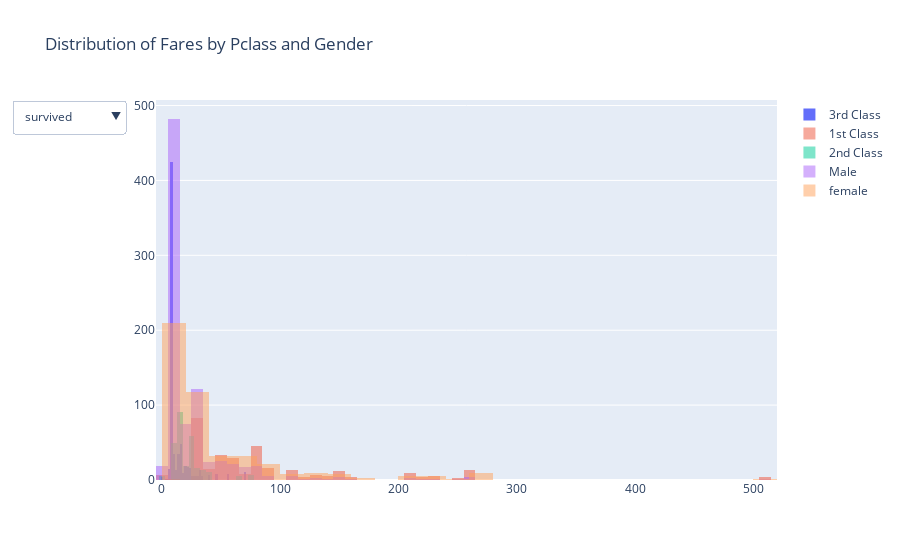

The code cell stored with this chart in its notebook:
### Code cell
#defining list_updatemenus
list_updatemenus = [{'label': 'survived',
  'method': 'update',
  'args': [{'visible': [False, False, False, True, True, True]}, 
  {'title': 'Distribution of Age for Survived Passengers'}]},
  {'label': 'Non survived',
  'method': 'update',
  'args': [{'visible': [True, True, True, False, False, False]},
   {'title': 'Distribution of Age for Non-Survived Passengers'}]}]
#defining all graph objects
x_pclass3 = df[df['pclass']==3]['fare']
x_pclass1 = df[df['pclass']==1]['fare']
x_pclass2 = df[df['pclass']==2]['fare']
x_male = df[df['sex']=='male']['fare']
x_female = df[df['sex']=='female']['fare']
#defining data
data=[go.Histogram(x=x_pclass3,name='3rd Class'),
      go.Histogram(x=x_pclass1,name='1st Class',opacity = .5,nbinsx=60),
      go.Histogram(x=x_pclass2,name='2nd Class',opacity = .5),
      go.Histogram(x=x_male,name='Male',opacity = .5),
      go.Histogram(x=x_female,name='female',opacity = .5)]
#defining layout
layout=go.Layout(title='Distribution of Fares by Pclass and Gender',
                 updatemenus=list([dict(buttons= list_updatemenus)]),
                 barmode='overlay')
#defining figure and plotting
fig = go.Figure(data,layout)
iplot(fig)

### Figure 1 — Plotly figure (JSON) as saved in the notebook; plotly's stock layout.template omitted (floating-point values rounded to 4 significant figures; data arrays with more than 128 entries replaced by an {"elided": "..."} marker saying what was removed)
{"data": [{"name": "3rd Class", "type": "histogram", "x": {"elided": "709 float values"}}, {"name": "1st Class", "nbinsx": 60, "opacity": 0.5, "type": "histogram", "x": {"elided": "323 float values"}}, {"name": "2nd Class", "opacity": 0.5, "type": "histogram", "x": {"elided": "277 float values"}}, {"name": "Male", "opacity": 0.5, "type": "histogram", "x": {"elided": "843 float values"}}, {"name": "female", "opacity": 0.5, "type": "histogram", "x": {"elided": "466 float values"}}], "layout": {"barmode": "overlay", "title": {"text": "Distribution of Fares by Pclass and Gender"}, "updatemenus": [{"buttons": [{"args": [{"visible": [false, false, false, true, true, true]}, {"title": "Distribution of Age for Survived Passengers"}], "label": "survived", "method": "update"}, {"args": [{"visible": [true, true, true, false, false, false]}, {"title": "Distribution of Age for Non-Survived Passengers"}], "label": "Non survived", "method": "update"}]}]}}
